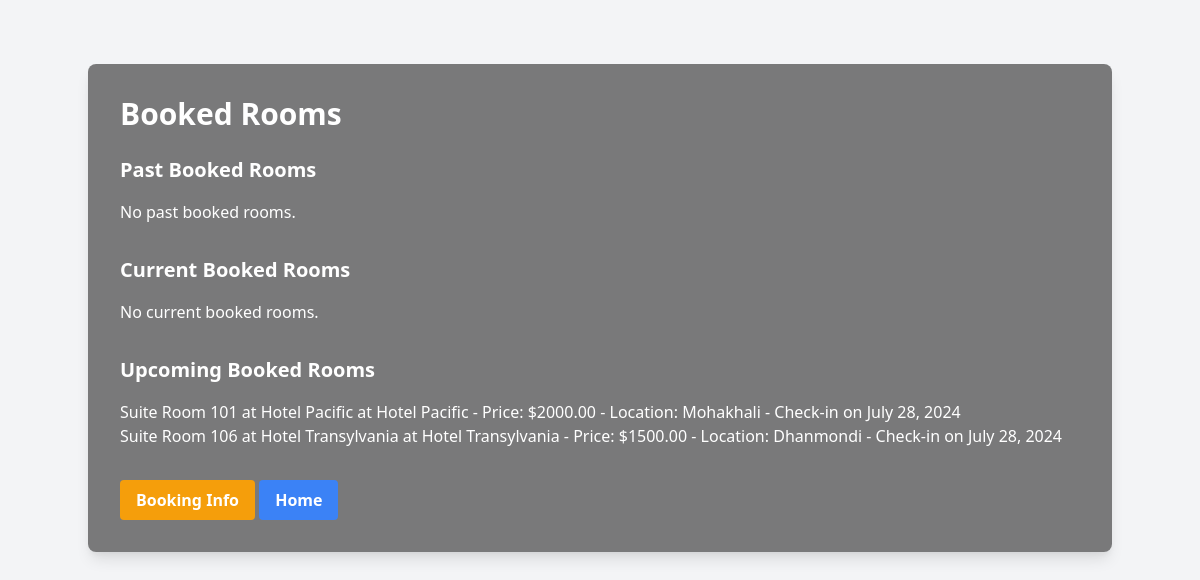
Page /booked_rooms/ (signed in) on the committed database.
### tbp/models.py (models this page shows, shortened)
class BookRoom(models.Model):
    traveler = models.ForeignKey('Traveler', on_delete=models.CASCADE)
    room = models.ForeignKey(Room, on_delete=models.CASCADE, null=True)
    booking_date = models.DateField()
    checkout_date = models.DateField()
    total_amount = models.DecimalField(max_digits=10, decimal_places=2, default=0)
    due_amount = models.DecimalField(max_digits=10, decimal_places=2, default=0)

class Room(models.Model):
    TYPE_CHOICES = [
        ('Standard', 'Standard'),
        ('Deluxe', 'Deluxe'),
        ('Suite', 'Suite'),
    ]
    hotel = models.ForeignKey(Hotel, on_delete=models.CASCADE)
    price = models.DecimalField(max_digits=10, decimal_places=2)
    room_number = models.CharField(max_length=20)
    type = models.CharField(max_length=20, choices=TYPE_CHOICES, default='Standard')
    class Meta:
        unique_together = ('hotel', 'room_number')  # Partial key constraint
    def __str__(self):
        return f"{self.get_type_display()} Room {self.room_number} at {self.hotel.name}"

class Hotel(models.Model):
    id = models.AutoField(primary_key=True)
    name = models.CharField(max_length=255)
    phone = models.CharField(max_length=20)
    location = models.CharField(max_length=255)
    image = models.ImageField(upload_to='hotel_images/', null=True, blank=True)  # Provide a default image

### tbp/views.py (the view)
# urls.py: path('booked_rooms/', views.booked_rooms, name='booked_rooms'),
def booked_rooms(request):
    today = timezone.now().date()
    past_booked_rooms = BookRoom.objects.filter(traveler=request.user, checkout_date__lt=today).select_related('room__hotel')
    upcoming_booked_rooms = BookRoom.objects.filter(traveler=request.user, booking_date__gte=today).select_related('room__hotel')
    current_booked_rooms = BookRoom.objects.filter(
        traveler=request.user,
        booking_date__lte=today,
        checkout_date__gte=today
    ).select_related('room__hotel')
    return render(request, 'booked_rooms.html', {
        'past_booked_rooms': past_booked_rooms,
        'upcoming_booked_rooms': upcoming_booked_rooms,
        'current_booked_rooms': current_booked_rooms
    })

### tbp/templates/booked_rooms.html (shortened to what this page needs)
<!DOCTYPE html>
<html lang="en">
<head>
    <link href="https://cdn.jsdelivr.net/npm/tailwindcss@2.2.19/dist/tailwind.min.css" rel="stylesheet">
</head>
<body class="bg-gray-100" style="background-image: url('/static/images/backgrounds/bg-01.jpg'); background-size: cover; background-position: center; height: 100vh;">
    <div class="container mx-auto p-8 bg-black bg-opacity-50 rounded-lg shadow-lg text-white mt-16">
        <h1 class="text-3xl font-semibold mb-6">Booked Rooms</h1>
        <h2 class="text-xl font-semibold mb-4">Past Booked Rooms</h2>
        <ul>
            {% for room in past_booked_rooms %}
                <li class="list-item">{{ room.room }} at {{ room.room.hotel.name }} - Price: ${{ room.room.price }} - Location: {{ room.room.hotel.location }} - Checked out on {{ room.checkout_date }}</li>
            {% empty %}
                <li class="list-item">No past booked rooms.</li>
            {% endfor %}
        </ul>
        <h2 class="text-xl font-semibold mt-8 mb-4">Current Booked Rooms</h2>
        <ul>
            {% for room in current_booked_rooms %}
                <li class="list-item">{{ room.room }} at {{ room.room.hotel.name }} - Price: ${{ room.room.price }} - Location: {{ room.room.hotel.location }} - Check-in on {{ room.booking_date }} - Check-out on {{ room.checkout_date }}</li>
            {% empty %}
                <li class="list-item">No current booked rooms.</li>
            {% endfor %}
        </ul>
        <h2 class="text-xl font-semibold mt-8 mb-4">Upcoming Booked Rooms</h2>
        <ul>
            {% for room in upcoming_booked_rooms %}
                <li class="list-item">{{ room.room }} at {{ room.room.hotel.name }} - Price: ${{ room.room.price }} - Location: {{ room.room.hotel.location }} - Check-in on {{ room.booking_date }}</li>
            {% empty %}
                <li class="list-item">No upcoming booked rooms.</li>
            {% endfor %}
        </ul>
        {% if user.is_authenticated %}
            <a href="{% url 'user_hotel_due_amount' %}" class="bg-yellow-500 hover:bg-yellow-600 text-white font-semibold px-4 py-2 rounded inline-block">Booking Info</a>
            <a href="{% url 'home' %}" class="bg-blue-500 hover:bg-blue-600 text-white font-semibold px-4 py-2 rounded inline-block mt-8">Home</a>
        {% endif %}
    </div>
</body>
</html>

### rows in the picture
BookRoom: room "Suite Room 101 at Hotel Pacific", room.hotel.name "Hotel Pacific", room.price "2000.00", room.hotel.location "Mohakhali", booking_date "July 28, 2024"
BookRoom: room "Suite Room 106 at Hotel Transylvania", room.hotel.name "Hotel Transylvania", room.price "1500.00", room.hotel.location "Dhanmondi", booking_date "July 28, 2024"
